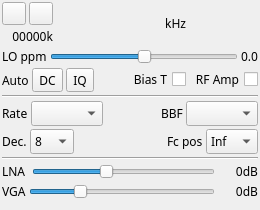
<?xml version="1.0" encoding="UTF-8"?>
<ui version="4.0">
 <class>HackRFInputGui</class>
 <widget class="QWidget" name="HackRFInputGui">
  <property name="geometry">
   <rect>
    <x>0</x>
    <y>0</y>
    <width>260</width>
    <height>210</height>
   </rect>
  </property>
  <property name="sizePolicy">
   <sizepolicy hsizetype="Preferred" vsizetype="Maximum">
    <horstretch>0</horstretch>
    <verstretch>0</verstretch>
   </sizepolicy>
  </property>
  <property name="minimumSize">
   <size>
    <width>260</width>
    <height>210</height>
   </size>
  </property>
  <property name="font">
   <font>
    <family>Sans Serif</family>
    <pointsize>9</pointsize>
   </font>
  </property>
  <property name="windowTitle">
   <string>HackRF</string>
  </property>
  <layout class="QVBoxLayout" name="verticalLayout">
   <property name="spacing">
    <number>3</number>
   </property>
   <property name="margin">
    <number>2</number>
   </property>
   <item>
    <layout class="QHBoxLayout" name="horizontalLayout_freq">
     <item>
      <layout class="QVBoxLayout" name="deviceUILayout">
       <item>
        <layout class="QHBoxLayout" name="deviceButtonsLayout">
         <item>
          <widget class="ButtonSwitch" name="startStop">
           <property name="toolTip">
            <string>start/stop acquisition</string>
           </property>
           <property name="text">
            <string/>
           </property>
           <property name="icon">
            <iconset resource="../../../sdrbase/resources/res.qrc">
             <normaloff>:/play.png</normaloff>
             <normalon>:/stop.png</normalon>:/play.png</iconset>
           </property>
          </widget>
         </item>
         <item>
          <widget class="ButtonSwitch" name="record">
           <property name="toolTip">
            <string>Toggle record I/Q samples from device</string>
           </property>
           <property name="text">
            <string/>
           </property>
           <property name="icon">
            <iconset resource="../../../sdrbase/resources/res.qrc">
             <normaloff>:/record_off.png</normaloff>:/record_off.png</iconset>
           </property>
          </widget>
         </item>
        </layout>
       </item>
       <item>
        <layout class="QHBoxLayout" name="deviceRateLayout">
         <item>
          <widget class="QLabel" name="deviceRateText">
           <property name="toolTip">
            <string>I/Q sample rate kS/s</string>
           </property>
           <property name="text">
            <string>00000k</string>
           </property>
           <property name="alignment">
            <set>Qt::AlignRight|Qt::AlignTrailing|Qt::AlignVCenter</set>
           </property>
          </widget>
         </item>
        </layout>
       </item>
      </layout>
     </item>
     <item>
      <spacer name="freqLeftSpacer">
       <property name="orientation">
        <enum>Qt::Horizontal</enum>
       </property>
       <property name="sizeHint" stdset="0">
        <size>
         <width>0</width>
         <height>0</height>
        </size>
       </property>
      </spacer>
     </item>
     <item>
      <widget class="ValueDial" name="centerFrequency" native="true">
       <property name="sizePolicy">
        <sizepolicy hsizetype="Maximum" vsizetype="Maximum">
         <horstretch>0</horstretch>
         <verstretch>0</verstretch>
        </sizepolicy>
       </property>
       <property name="minimumSize">
        <size>
         <width>32</width>
         <height>16</height>
        </size>
       </property>
       <property name="font">
        <font>
         <family>Monospace</family>
         <pointsize>20</pointsize>
        </font>
       </property>
       <property name="cursor">
        <cursorShape>SizeVerCursor</cursorShape>
       </property>
       <property name="focusPolicy">
        <enum>Qt::StrongFocus</enum>
       </property>
       <property name="toolTip">
        <string>Tuner center frequency in kHz</string>
       </property>
      </widget>
     </item>
     <item>
      <widget class="QLabel" name="freqUnits">
       <property name="text">
        <string> kHz</string>
       </property>
      </widget>
     </item>
     <item>
      <spacer name="freqRightlSpacer">
       <property name="orientation">
        <enum>Qt::Horizontal</enum>
       </property>
       <property name="sizeHint" stdset="0">
        <size>
         <width>0</width>
         <height>0</height>
        </size>
       </property>
      </spacer>
     </item>
    </layout>
   </item>
   <item>
    <layout class="QGridLayout" name="gridLayout_LOppm">
     <property name="spacing">
      <number>3</number>
     </property>
     <item row="0" column="0">
      <widget class="QLabel" name="LOppmLabel">
       <property name="toolTip">
        <string>LO correction ppm</string>
       </property>
       <property name="text">
        <string>LO ppm</string>
       </property>
      </widget>
     </item>
     <item row="0" column="1">
      <widget class="QSlider" name="LOppm">
       <property name="toolTip">
        <string>Local Oscullator ppm correction</string>
       </property>
       <property name="minimum">
        <number>-100</number>
       </property>
       <property name="maximum">
        <number>100</number>
       </property>
       <property name="pageStep">
        <number>1</number>
       </property>
       <property name="orientation">
        <enum>Qt::Horizontal</enum>
       </property>
      </widget>
     </item>
     <item row="0" column="2">
      <widget class="QLabel" name="LOppmText">
       <property name="text">
        <string>0.0</string>
       </property>
      </widget>
     </item>
    </layout>
   </item>
   <item>
    <layout class="QGridLayout" name="gridLayout_corr">
     <item row="0" column="1">
      <widget class="ButtonSwitch" name="dcOffset">
       <property name="toolTip">
        <string>DC Offset auto correction</string>
       </property>
       <property name="text">
        <string>DC</string>
       </property>
      </widget>
     </item>
     <item row="0" column="2">
      <widget class="ButtonSwitch" name="iqImbalance">
       <property name="toolTip">
        <string>IQ Imbalance auto correction</string>
       </property>
       <property name="text">
        <string>IQ</string>
       </property>
      </widget>
     </item>
     <item row="0" column="0">
      <widget class="QLabel" name="corrLabel">
       <property name="text">
        <string>Auto</string>
       </property>
      </widget>
     </item>
     <item row="0" column="4">
      <widget class="QCheckBox" name="biasT">
       <property name="toolTip">
        <string>Activate antenna bias tee</string>
       </property>
       <property name="layoutDirection">
        <enum>Qt::RightToLeft</enum>
       </property>
       <property name="text">
        <string>Bias T</string>
       </property>
      </widget>
     </item>
     <item row="0" column="5">
      <widget class="QCheckBox" name="lnaExt">
       <property name="toolTip">
        <string>Extra LNA +14dB</string>
       </property>
       <property name="layoutDirection">
        <enum>Qt::RightToLeft</enum>
       </property>
       <property name="text">
        <string>RF Amp</string>
       </property>
      </widget>
     </item>
     <item row="0" column="3">
      <spacer name="horizontalSpacer_2">
       <property name="orientation">
        <enum>Qt::Horizontal</enum>
       </property>
       <property name="sizeHint" stdset="0">
        <size>
         <width>40</width>
         <height>20</height>
        </size>
       </property>
      </spacer>
     </item>
    </layout>
   </item>
   <item>
    <widget class="Line" name="line_freq">
     <property name="orientation">
      <enum>Qt::Horizontal</enum>
     </property>
    </widget>
   </item>
   <item>
    <layout class="QGridLayout" name="gridLayout_samplerate">
     <property name="spacing">
      <number>3</number>
     </property>
     <item row="0" column="0">
      <widget class="QLabel" name="sampleRateLabel">
       <property name="sizePolicy">
        <sizepolicy hsizetype="Maximum" vsizetype="Preferred">
         <horstretch>0</horstretch>
         <verstretch>0</verstretch>
        </sizepolicy>
       </property>
       <property name="text">
        <string>Rate</string>
       </property>
      </widget>
     </item>
     <item row="0" column="1">
      <widget class="QComboBox" name="sampleRate">
       <property name="toolTip">
        <string>Device sample rate</string>
       </property>
      </widget>
     </item>
     <item row="0" column="3">
      <widget class="QLabel" name="bbFiltLabel">
       <property name="text">
        <string>BBF</string>
       </property>
      </widget>
     </item>
     <item row="0" column="4">
      <widget class="QComboBox" name="bbFilter">
       <property name="toolTip">
        <string>RF bandpas filter</string>
       </property>
      </widget>
     </item>
     <item row="0" column="2">
      <spacer name="horizontalSpacer">
       <property name="orientation">
        <enum>Qt::Horizontal</enum>
       </property>
       <property name="sizeHint" stdset="0">
        <size>
         <width>40</width>
         <height>20</height>
        </size>
       </property>
      </spacer>
     </item>
    </layout>
   </item>
   <item>
    <layout class="QGridLayout" name="gridLayout_decim" columnstretch="0,0,0,0,0">
     <property name="spacing">
      <number>3</number>
     </property>
     <item row="0" column="0">
      <widget class="QLabel" name="label_decim">
       <property name="text">
        <string>Dec.</string>
       </property>
      </widget>
     </item>
     <item row="0" column="3">
      <widget class="QLabel" name="label_fcPos">
       <property name="text">
        <string>Fc pos</string>
       </property>
      </widget>
     </item>
     <item row="0" column="1">
      <widget class="QComboBox" name="decim">
       <property name="maximumSize">
        <size>
         <width>55</width>
         <height>16777215</height>
        </size>
       </property>
       <property name="toolTip">
        <string>Decimation factor</string>
       </property>
       <property name="currentIndex">
        <number>3</number>
       </property>
       <item>
        <property name="text">
         <string>1</string>
        </property>
       </item>
       <item>
        <property name="text">
         <string>2</string>
        </property>
       </item>
       <item>
        <property name="text">
         <string>4</string>
        </property>
       </item>
       <item>
        <property name="text">
         <string>8</string>
        </property>
       </item>
       <item>
        <property name="text">
         <string>16</string>
        </property>
       </item>
       <item>
        <property name="text">
         <string>32</string>
        </property>
       </item>
       <item>
        <property name="text">
         <string>64</string>
        </property>
       </item>
      </widget>
     </item>
     <item row="0" column="4">
      <widget class="QComboBox" name="fcPos">
       <property name="maximumSize">
        <size>
         <width>55</width>
         <height>16777215</height>
        </size>
       </property>
       <property name="toolTip">
        <string>Relative position of device center frequency</string>
       </property>
       <item>
        <property name="text">
         <string>Inf</string>
        </property>
       </item>
       <item>
        <property name="text">
         <string>Sup</string>
        </property>
       </item>
       <item>
        <property name="text">
         <string>Cen</string>
        </property>
       </item>
      </widget>
     </item>
     <item row="0" column="2">
      <spacer name="horizontalSpacer_3">
       <property name="orientation">
        <enum>Qt::Horizontal</enum>
       </property>
       <property name="sizeHint" stdset="0">
        <size>
         <width>40</width>
         <height>20</height>
        </size>
       </property>
      </spacer>
     </item>
    </layout>
   </item>
   <item>
    <widget class="Line" name="line_fcPos">
     <property name="orientation">
      <enum>Qt::Horizontal</enum>
     </property>
    </widget>
   </item>
   <item>
    <layout class="QGridLayout" name="gridLayout_lna">
     <property name="spacing">
      <number>3</number>
     </property>
     <item row="0" column="0">
      <widget class="QLabel" name="lnaGainLabel">
       <property name="sizePolicy">
        <sizepolicy hsizetype="Maximum" vsizetype="Preferred">
         <horstretch>0</horstretch>
         <verstretch>0</verstretch>
        </sizepolicy>
       </property>
       <property name="text">
        <string>LNA </string>
       </property>
      </widget>
     </item>
     <item row="0" column="1">
      <widget class="QSlider" name="lna">
       <property name="enabled">
        <bool>true</bool>
       </property>
       <property name="toolTip">
        <string>LNA gain dB</string>
       </property>
       <property name="maximum">
        <number>40</number>
       </property>
       <property name="singleStep">
        <number>8</number>
       </property>
       <property name="pageStep">
        <number>8</number>
       </property>
       <property name="value">
        <number>16</number>
       </property>
       <property name="orientation">
        <enum>Qt::Horizontal</enum>
       </property>
      </widget>
     </item>
     <item row="0" column="2">
      <widget class="QLabel" name="lnaGainText">
       <property name="minimumSize">
        <size>
         <width>40</width>
         <height>0</height>
        </size>
       </property>
       <property name="text">
        <string>0dB</string>
       </property>
       <property name="alignment">
        <set>Qt::AlignRight|Qt::AlignTrailing|Qt::AlignVCenter</set>
       </property>
      </widget>
     </item>
    </layout>
   </item>
   <item>
    <layout class="QGridLayout" name="gridLayout_vga" columnstretch="0,0,0">
     <property name="spacing">
      <number>3</number>
     </property>
     <item row="0" column="0">
      <widget class="QLabel" name="vgaLabel">
       <property name="text">
        <string>VGA</string>
       </property>
      </widget>
     </item>
     <item row="0" column="1">
      <widget class="QSlider" name="vga">
       <property name="toolTip">
        <string>VGA gain dB</string>
       </property>
       <property name="maximum">
        <number>62</number>
       </property>
       <property name="singleStep">
        <number>2</number>
       </property>
       <property name="pageStep">
        <number>2</number>
       </property>
       <property name="value">
        <number>16</number>
       </property>
       <property name="orientation">
        <enum>Qt::Horizontal</enum>
       </property>
      </widget>
     </item>
     <item row="0" column="2">
      <widget class="QLabel" name="vgaText">
       <property name="minimumSize">
        <size>
         <width>40</width>
         <height>0</height>
        </size>
       </property>
       <property name="text">
        <string>0dB</string>
       </property>
       <property name="alignment">
        <set>Qt::AlignRight|Qt::AlignTrailing|Qt::AlignVCenter</set>
       </property>
      </widget>
     </item>
    </layout>
   </item>
   <item>
    <layout class="QHBoxLayout" name="padLayout">
     <item>
      <spacer name="verticaPadlSpacer">
       <property name="orientation">
        <enum>Qt::Vertical</enum>
       </property>
       <property name="sizeHint" stdset="0">
        <size>
         <width>20</width>
         <height>40</height>
        </size>
       </property>
      </spacer>
     </item>
    </layout>
   </item>
  </layout>
 </widget>
 <customwidgets>
  <customwidget>
   <class>ValueDial</class>
   <extends>QWidget</extends>
   <header>gui/valuedial.h</header>
   <container>1</container>
  </customwidget>
  <customwidget>
   <class>ButtonSwitch</class>
   <extends>QToolButton</extends>
   <header>gui/buttonswitch.h</header>
  </customwidget>
 </customwidgets>
 <resources>
  <include location="../../../sdrbase/resources/res.qrc"/>
 </resources>
 <connections/>
</ui>
